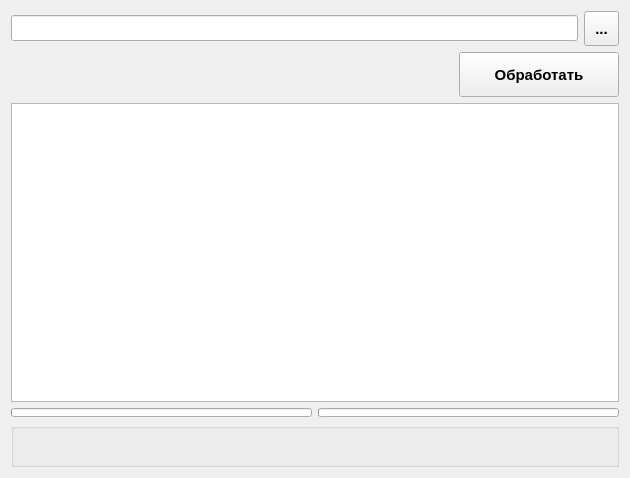
<?xml version="1.0" encoding="UTF-8"?>
<ui version="4.0">
 <class>getBillingNum</class>
 <widget class="QMainWindow" name="getBillingNum">
  <property name="geometry">
   <rect>
    <x>0</x>
    <y>0</y>
    <width>630</width>
    <height>478</height>
   </rect>
  </property>
  <property name="font">
   <font>
    <family>Segoe UI</family>
    <pointsize>11</pointsize>
   </font>
  </property>
  <property name="windowTitle">
   <string>getBillingNum</string>
  </property>
  <widget class="QWidget" name="centralWidget">
   <layout class="QGridLayout" name="gridLayout">
    <item row="1" column="0">
     <widget class="QGroupBox" name="groupBox_message">
      <property name="title">
       <string/>
      </property>
      <layout class="QGridLayout" name="gridLayout_3">
       <item row="0" column="0">
        <widget class="QLabel" name="l_messa">
         <property name="font">
          <font>
           <pointsize>8</pointsize>
           <weight>75</weight>
           <bold>true</bold>
          </font>
         </property>
         <property name="text">
          <string/>
         </property>
         <property name="scaledContents">
          <bool>true</bool>
         </property>
         <property name="alignment">
          <set>Qt::AlignCenter</set>
         </property>
         <property name="wordWrap">
          <bool>true</bool>
         </property>
        </widget>
       </item>
      </layout>
     </widget>
    </item>
    <item row="0" column="0">
     <layout class="QVBoxLayout" name="verticalLayout">
      <item>
       <layout class="QHBoxLayout" name="horizontalLayout">
        <item>
         <widget class="QLineEdit" name="lineEdit_dir">
          <property name="inputMask">
           <string/>
          </property>
         </widget>
        </item>
        <item>
         <widget class="QToolButton" name="toolButton_folder">
          <property name="minimumSize">
           <size>
            <width>35</width>
            <height>35</height>
           </size>
          </property>
          <property name="maximumSize">
           <size>
            <width>35</width>
            <height>35</height>
           </size>
          </property>
          <property name="font">
           <font>
            <weight>75</weight>
            <bold>true</bold>
           </font>
          </property>
          <property name="text">
           <string>...</string>
          </property>
         </widget>
        </item>
       </layout>
      </item>
      <item>
       <layout class="QHBoxLayout" name="horizontalLayout_3">
        <item>
         <spacer name="horizontalSpacer">
          <property name="orientation">
           <enum>Qt::Horizontal</enum>
          </property>
          <property name="sizeHint" stdset="0">
           <size>
            <width>40</width>
            <height>20</height>
           </size>
          </property>
         </spacer>
        </item>
        <item>
         <widget class="QPushButton" name="pushButton_getData">
          <property name="minimumSize">
           <size>
            <width>160</width>
            <height>45</height>
           </size>
          </property>
          <property name="maximumSize">
           <size>
            <width>160</width>
            <height>45</height>
           </size>
          </property>
          <property name="font">
           <font>
            <weight>75</weight>
            <bold>true</bold>
           </font>
          </property>
          <property name="text">
           <string>Обработать</string>
          </property>
         </widget>
        </item>
       </layout>
      </item>
      <item>
       <widget class="QTextEdit" name="textEdit_report">
        <property name="html">
         <string>&lt;!DOCTYPE HTML PUBLIC &quot;-//W3C//DTD HTML 4.0//EN&quot; &quot;http://www.w3.org/TR/REC-html40/strict.dtd&quot;&gt;
&lt;html&gt;&lt;head&gt;&lt;meta name=&quot;qrichtext&quot; content=&quot;1&quot; /&gt;&lt;style type=&quot;text/css&quot;&gt;
p, li { white-space: pre-wrap; }
&lt;/style&gt;&lt;/head&gt;&lt;body style=&quot; font-family:'Segoe UI'; font-size:11pt; font-weight:400; font-style:normal;&quot;&gt;
&lt;p style=&quot;-qt-paragraph-type:empty; margin-top:0px; margin-bottom:0px; margin-left:0px; margin-right:0px; -qt-block-indent:0; text-indent:0px;&quot;&gt;&lt;br /&gt;&lt;/p&gt;&lt;/body&gt;&lt;/html&gt;</string>
        </property>
       </widget>
      </item>
      <item>
       <layout class="QHBoxLayout" name="horizontalLayout_2">
        <item>
         <widget class="QProgressBar" name="progressBar_file">
          <property name="maximumSize">
           <size>
            <width>16777215</width>
            <height>9</height>
           </size>
          </property>
          <property name="value">
           <number>0</number>
          </property>
          <property name="textVisible">
           <bool>false</bool>
          </property>
         </widget>
        </item>
        <item>
         <widget class="QProgressBar" name="progressBar_data">
          <property name="maximumSize">
           <size>
            <width>16777215</width>
            <height>9</height>
           </size>
          </property>
          <property name="value">
           <number>0</number>
          </property>
          <property name="textVisible">
           <bool>false</bool>
          </property>
         </widget>
        </item>
       </layout>
      </item>
     </layout>
    </item>
   </layout>
  </widget>
  <action name="actionGet">
   <property name="text">
    <string>get</string>
   </property>
  </action>
  <action name="actionSave">
   <property name="text">
    <string>save</string>
   </property>
  </action>
  <action name="actionClose">
   <property name="text">
    <string>close</string>
   </property>
  </action>
 </widget>
 <layoutdefault spacing="6" margin="11"/>
 <resources/>
 <connections>
  <connection>
   <sender>actionClose</sender>
   <signal>triggered(bool)</signal>
   <receiver>getBillingNum</receiver>
   <slot>close()</slot>
   <hints>
    <hint type="sourcelabel">
     <x>-1</x>
     <y>-1</y>
    </hint>
    <hint type="destinationlabel">
     <x>293</x>
     <y>214</y>
    </hint>
   </hints>
  </connection>
 </connections>
</ui>
